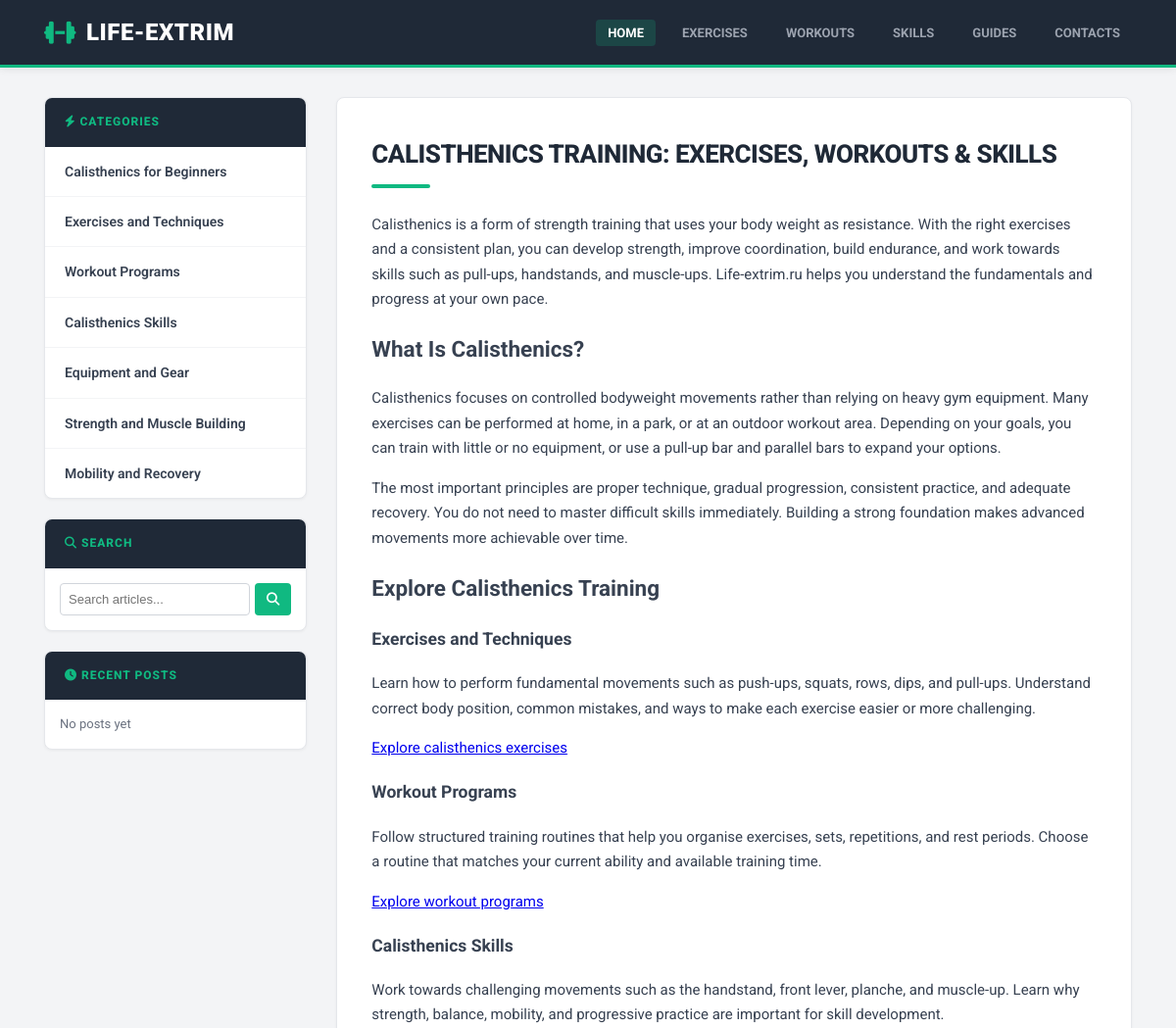
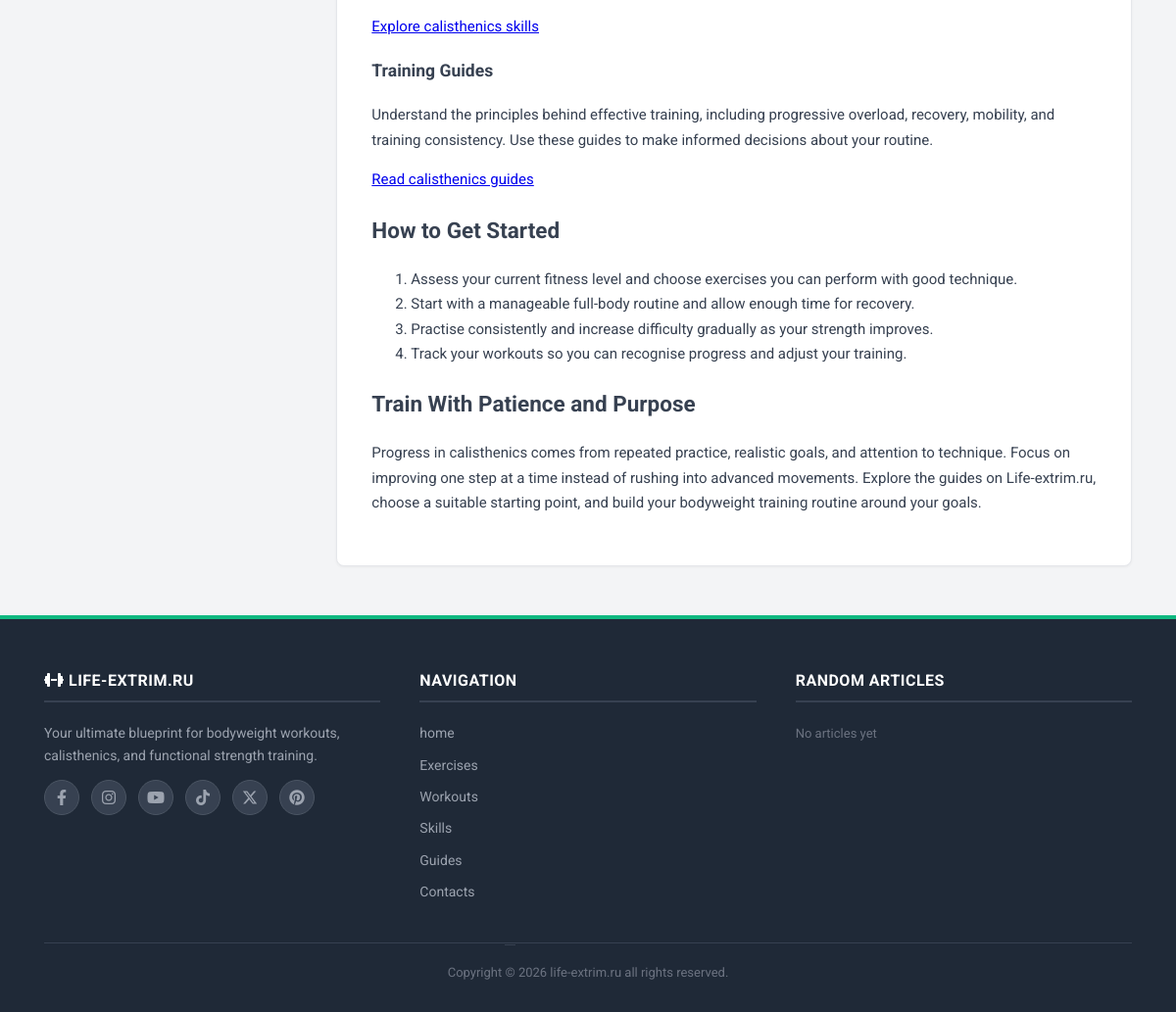
The page / on the database its author committed (2 pictures, top to bottom).
### tables this page shows
CREATE TABLE pages (
        id INTEGER PRIMARY KEY AUTOINCREMENT,
        title TEXT NOT NULL,
        slug TEXT NOT NULL UNIQUE,
        content TEXT NOT NULL
    );

CREATE TABLE categories (
        id INTEGER PRIMARY KEY AUTOINCREMENT,
        title TEXT NOT NULL,
        slug TEXT NOT NULL UNIQUE,
        sort_order INTEGER DEFAULT 0
    );

### index.php (the view, shortened to what this page needs)
<?php
require_once 'db.php';
$posts_per_page = 10;
function fetch_all($result) {
    $rows = [];
    while ($row = $result->fetchArray(SQLITE3_ASSOC)) {
        $rows[] = $row;
    }
    return $rows;
}
$top_menu = fetch_all($db->query("SELECT * FROM pages"));
$sidebar_categories = fetch_all($db->query("SELECT * FROM categories ORDER BY sort_order ASC"));
$recent_posts = fetch_all($db->query("SELECT * FROM posts WHERE is_published = 1 ORDER BY id DESC LIMIT 2"));
$random_posts = fetch_all($db->query("SELECT * FROM posts WHERE is_published = 1 ORDER BY RANDOM() LIMIT 4"));
$current_page_num = isset($_GET['page']) ? max(1, (int)$_GET['page']) : 1;
$offset = ($current_page_num - 1) * $posts_per_page;
$route = $_GET['route'] ?? 'home';
$route = trim($route, '/');
$parts = explode('/', $route);
$view_type = '';
$current_page = null;
$current_category = null;
$search_query = trim($_GET['q'] ?? '');
if (!empty($search_query)) {
    $view_type = 'search';
    $stmtCount = $db->prepare("SELECT COUNT(*) FROM posts WHERE (title LIKE :term1 OR content LIKE :term2) AND is_published = 1");
    $searchTerm = '%' . $search_query . '%';
    $stmtCount->bindValue(':term1', $searchTerm, SQLITE3_TEXT);
    $stmtCount->bindValue(':term2', $searchTerm, SQLITE3_TEXT);
    $countRes = $stmtCount->execute()->fetchArray(SQLITE3_NUM);
    $total_posts = $countRes[0] ?? 0;
    $total_pages = ceil($total_posts / $posts_per_page);
    $stmtPosts = $db->prepare("SELECT * FROM posts WHERE (title LIKE :term1 OR content LIKE :term2) AND is_published = 1 ORDER BY id DESC LIMIT :limit OFFSET :offset");
    $stmtPosts->bindValue(':term1', $searchTerm, SQLITE3_TEXT);
    $stmtPosts->bindValue(':term2', $searchTerm, SQLITE3_TEXT);
    $stmtPosts->bindValue(':limit', $posts_per_page, SQLITE3_INTEGER);
    $stmtPosts->bindValue(':offset', $offset, SQLITE3_INTEGER);
    $posts_list = fetch_all($stmtPosts->execute());
} elseif (count($parts) === 1) {
    $slug = $parts[0];
    $stmt = $db->prepare("SELECT * FROM pages WHERE slug = :slug");
    $stmt->bindValue(':slug', $slug, SQLITE3_TEXT);
    $current_page = $stmt->execute()->fetchArray(SQLITE3_ASSOC);
    if ($current_page) {
        $view_type = 'page';
    }
} else {
    $view_type = '404';
}
?>
<!DOCTYPE html>
<html lang="en">
<head>
    <link rel="stylesheet" href="https://cdnjs.cloudflare.com/ajax/libs/font-awesome/6.4.0/css/all.min.css" />
    <link rel="stylesheet" href="/css/style.css">
</head>
<body>
    <header class="site-header">
        <div class="wrapper top-nav">
            <a href="/home" class="logo">
                <i class="fa-solid fa-dumbbell"></i>
                <span>life-extrim</span>
            </a>
            <ul class="top-nav_menu">
                <?php foreach ($top_menu as $item): ?>
                    <li>
                        <a href="/<?= htmlspecialchars($item['slug']) ?>" class="<?= ($route === $item['slug']) ? 'active' : '' ?>">
                            <?= htmlspecialchars($item['title']) ?>
                        </a>
                    </li>
                <?php endforeach; ?>
            </ul>
        </div>
    </header>
    <main class="wrapper">
        <div class="main-layout">
            <aside class="left-sidebar">
                <div class="sidebar-box">
                    <div class="sidebar-title"><i class="fa-solid fa-bolt"></i> Categories</div>
                    <ul class="left-sidebar_menu">
                        <?php foreach ($sidebar_categories as $cat): ?>
                            <li>
                                <a href="/<?= htmlspecialchars($cat['slug']) ?>" class="<?= ($current_category && $current_category['slug'] === $cat['slug']) ? 'active' : '' ?>">
                                    <?= htmlspecialchars($cat['title']) ?>
                                </a>
                            </li>
                        <?php endforeach; ?>
                    </ul>
                </div>
                <div class="sidebar-box">
                    <div class="sidebar-title"><i class="fa-solid fa-search"></i> Search</div>
                    <div class="side-bar">
                        <form action="/" method="GET" class="side_get">
                            <input type="text" name="q" placeholder="Search articles..." value="<?= htmlspecialchars($search_query) ?>" required class="side-input">
                            <button type="submit" class="side-submit"><i class="fa-solid fa-magnifying-glass"></i></button>
                        </form>
                    </div>
                </div>
                <div class="sidebar-box">
                    <div class="sidebar-title"><i class="fa-solid fa-clock"></i> Recent Posts</div>
                    <div>
                        <?php if (!empty($recent_posts)): ?>
                            <?php foreach ($recent_posts as $rp): ?>
                                <div class="recent-post-item">
                                    <?php if (!empty($rp['image'])): ?>
                                        <a href="/post/<?= htmlspecialchars($rp['slug']) ?>">
                                            <img src="/<?= htmlspecialchars($rp['image']) ?>" alt="">
                                        </a>
                                    <?php endif; ?>
                                    <div>
                                        <h4><a href="/post/<?= htmlspecialchars($rp['slug']) ?>"><?= htmlspecialchars($rp['title']) ?></a></h4>
                                        <p><?= htmlspecialchars(mb_substr(strip_tags($rp['content']), 0, 50)) ?>...</p>
                                    </div>
                                </div>
                            <?php endforeach; ?>
                        <?php else: ?>
                            <div class="yet">No posts yet</div>
                        <?php endif; ?>
                    </div>
                </div>
            </aside>
            <section class="content-area">
                <?php if ($view_type === 'page'): ?>
                    <div class="article-body">
                        <?= $current_page['content'] ?>
                    </div>
                <?php else: ?>
                    <h1>404 — Page Not Found</h1>
                    <p style="color: #6b7280;">The requested article or page could not be found.</p>
                <?php endif; ?>
            </section>
        </div>
    </main>
    <footer class="site-footer">
        <div class="wrapper">
            <div class="footer-grid">
                <div class="footer-col">
                    <h3><i class="fa-solid fa-dumbbell"></i> life-extrim.ru</h3>
                    <p style="footer-text">
                        Your ultimate blueprint for bodyweight workouts, calisthenics, and functional strength training.
                    </p>
                    <ul class="footer-socials">
                        <li><a href="https://www.facebook.com/iron.lib/" target="_blank" title="Facebook"><i class="fa-brands fa-facebook-f"></i></a></li>
                        <li><a href="https://www.instagram.com/iron.lib" target="_blank" title="Instagram"><i class="fa-brands fa-instagram"></i></a></li>
                        <li><a href="https://www.youtube.com/@iron-lib" target="_blank" title="YouTube"><i class="fa-brands fa-youtube"></i></a></li>
                        <li><a href="tiktok.com/@gym.lib" target="_blank" title="TikTok"><i class="fa-brands fa-tiktok"></i></a></li>
                        <li>
                            <a href="https://x.com/ironlibs" target="_blank" title="X (Twitter)">
                                <svg viewBox="0 0 24 24" aria-hidden="true"><path d="M18.244 2.25h3.308l-7.227 8.26 8.502 11.24H16.17l-5.214-6.817L4.99 21.75H1.68l7.73-8.835L1.254 2.25H8.08l4.713 6.231zm-1.161 17.52h1.833L7.084 4.126H5.117z"></path></svg>
                            </a>
                        </li>
                        <li><a href="https://ie.pinterest.com/ironlibs/" target="_blank" title="Pinterest"><i class="fa-brands fa-pinterest"></i></a></li>
                    </ul>
                </div>
                <div class="footer-col">
                    <h3>Navigation</h3>
                    <ul class="footer-menu">
                        <?php foreach ($top_menu as $item): ?>
                            <li><a href="/<?= htmlspecialchars($item['slug']) ?>"><?= htmlspecialchars($item['title']) ?></a></li>
                        <?php endforeach; ?>
                    </ul>
                </div>
                <div class="footer-col">
                    <h3>Random Articles</h3>
                    <ul class="footer-menu">
                        <?php if (!empty($random_posts)): ?>
                            <?php foreach ($random_posts as $rp): ?>
                                <li><a href="/post/<?= htmlspecialchars($rp['slug']) ?>"><?= htmlspecialchars($rp['title']) ?></a></li>
                            <?php endforeach; ?>
                        <?php else: ?>
                            <li><span style="color: #6b7280; font-size: 13px;">No articles yet</span></li>
                        <?php endif; ?>
                    </ul>
                </div>
            </div>
            <div class="footer-copy">
                Copyright <a href="/admin/index.php" target="_blank">&copy;</a> <?= date('Y') ?> life-extrim.ru all rights reserved.
            </div>
        </div>
    </footer>
</body>
</html>

### css/style.css (style rules this page uses)
*, *::before, *::after { box-sizing: border-box; }
body { margin: 0; font-family: 'Roboto', -apple-system, BlinkMacSystemFont, "Segoe UI", Arial, sans-serif; background-color: #f3f4f6; color: #1f2937; font-size: 14px; line-height: 1.6; }
.site-header { background-color: #1f2937; border-bottom: 3px solid #10b981; padding: 14px 0; position: sticky; top: 0; z-index: 1000; box-shadow: 0 2px 8px rgba(0, 0, 0, 0.08); }
.wrapper { max-width: 1140px; margin: 0 auto; padding: 0 15px; }
.top-nav { display: flex; align-items: center; justify-content: space-between; flex-wrap: wrap; gap: 15px; }
.logo { display: flex; align-items: center; gap: 10px; font-size: 24px; font-weight: 900; text-transform: uppercase; color: #ffffff; text-decoration: none; letter-spacing: 0.5px; }
.logo i { color: #10b981; font-size: 26px; }
.top-nav_menu { list-style: none; display: flex; gap: 15px; margin: 0; padding: 0; flex-wrap: wrap; }
.top-nav_menu li a { text-decoration: none; font-weight: 700; text-transform: uppercase; font-size: 13px; color: #9ca3af; padding: 6px 12px; border-radius: 4px; transition: all 0.2s; }
.top-nav_menu li a:hover, .top-nav_menu li a.active { color: #ffffff; background-color: rgba(16, 185, 129, 0.2); }
.main-layout { display: flex; gap: 30px; margin-top: 30px; margin-bottom: 50px; }
.left-sidebar { flex: 0 0 260px; }
.sidebar-box { background: #ffffff; border-radius: 8px; overflow: hidden; box-shadow: 0 1px 3px rgba(0, 0, 0, 0.05); border: 1px solid #e5e7eb; margin-bottom: 20px; }
.sidebar-title { padding: 15px 20px; font-weight: 800; background: #1f2937; color: #10b981; font-size: 12px; text-transform: uppercase; letter-spacing: 1px; }
.left-sidebar_menu { list-style: none; margin: 0; padding: 0; }
.left-sidebar_menu li a { display: block; padding: 14px 20px; font-weight: 600; color: #374151; text-decoration: none; border-bottom: 1px solid #f3f4f6; font-size: 14px; transition: all 0.2s; }
.left-sidebar_menu li:last-child a { border-bottom: none; }
.content-area { flex: 1; background: #ffffff; padding: 35px; border-radius: 8px; box-shadow: 0 1px 3px rgba(0, 0, 0, 0.05); border: 1px solid #e5e7eb; min-height: 400px; overflow: hidden; }
.content-area h1 { font-size: 26px; color: #1f2937; margin-top: 0; margin-bottom: 25px; font-weight: 800; text-transform: uppercase; letter-spacing: -0.5px; position: relative; padding-bottom: 12px; }
.content-area h1::after { content: ''; position: absolute; bottom: 0; left: 0; width: 60px; height: 4px; background-color: #10b981; border-radius: 2px; }
.article-body { font-size: 15px; color: #374151; line-height: 1.7; }
.site-footer { background-color: #1f2937; color: #9ca3af; padding: 50px 0 30px 0; border-top: 4px solid #10b981; margin-top: auto; }
.footer-grid { display: grid; grid-template-columns: repeat(3, 1fr); gap: 40px; margin-bottom: 30px; }
.footer-col h3 { color: #ffffff; font-size: 16px; text-transform: uppercase; margin-top: 0; margin-bottom: 20px; border-bottom: 2px solid #374151; padding-bottom: 8px; letter-spacing: 0.5px; }
.footer-menu { list-style: none; padding: 0; margin: 0; }
.footer-menu li { margin-bottom: 10px; }
.footer-menu li a { color: #9ca3af; text-decoration: none; transition: color 0.2s; }
.footer-socials { display: flex; gap: 12px; list-style: none; padding: 0; margin: 0 0 20px 0; }
.footer-socials a { display: flex; align-items: center; justify-content: center; width: 38px; height: 38px; border-radius: 50%; background-color: #374151; color: #ffffff; font-size: 16px; border: 1px solid #4b5563; text-decoration: none !important; transition: all 0.2s; }
.footer-socials a svg { width: 16px; height: 16px; fill: currentColor; }
.footer-copy, .footer-copy a { text-align: center; padding-top: 20px; border-top: 1px solid #374151; color: #6b7280; font-size: 13px; text-decoration: none; cursor: auto; }
.side-bar { padding: 15px; }
.side_get { display: flex; gap: 5px; }
.side-input { flex: 1; padding: 8px; border: 1px solid #d1d5db; border-radius: 4px; font-size: 13px; }
.side-submit { padding: 8px 12px; background: #10b981; color: #fff; border: none; border-radius: 4px; cursor: pointer; }
.yet { padding: 15px; font-size: 13px; color: #6b7280; }
.footer-socials li a { display: inline-flex; align-items: center; justify-content: center; width: 36px; height: 36px; color: #9ca3af; border-radius: 50%; transition: all 0.3s ease; }

### rows shown on the page
pages: title "HOME", content "CALISTHENICS TRAINING: EXERCISES, WORKOUTS & SKILLS Calisthenics is a form of strength training that uses your body weight as resistance. With the right exercises and a consistent plan, you can develop strength, improve coordination, build endurance, and work towards skills such as pull-ups, handstands, and muscle-ups. Life-extrim.ru helps you understand the fundamentals and progress at your own pace. What Is Calisthenics? Calisthenics focuses on controlled bodyweight movements rather than relying on heavy gym equipment. Many exercises can be performed at home, in a park, or at an outdoor workout area. Depending on your goals, you can train with little or no equipment, or use a pull-up bar…", title "home"
pages: title "EXERCISES", title "Exercises"
pages: title "WORKOUTS", title "Workouts"
pages: title "SKILLS", title "Skills"
pages: title "GUIDES", title "Guides"
pages: title "CONTACTS", title "Contacts"
categories: title "Calisthenics for Beginners"
categories: title "Exercises and Techniques"
categories: title "Workout Programs"
categories: title "Calisthenics Skills"
categories: title "Equipment and Gear"
categories: title "Strength and Muscle Building"
categories: title "Mobility and Recovery"
